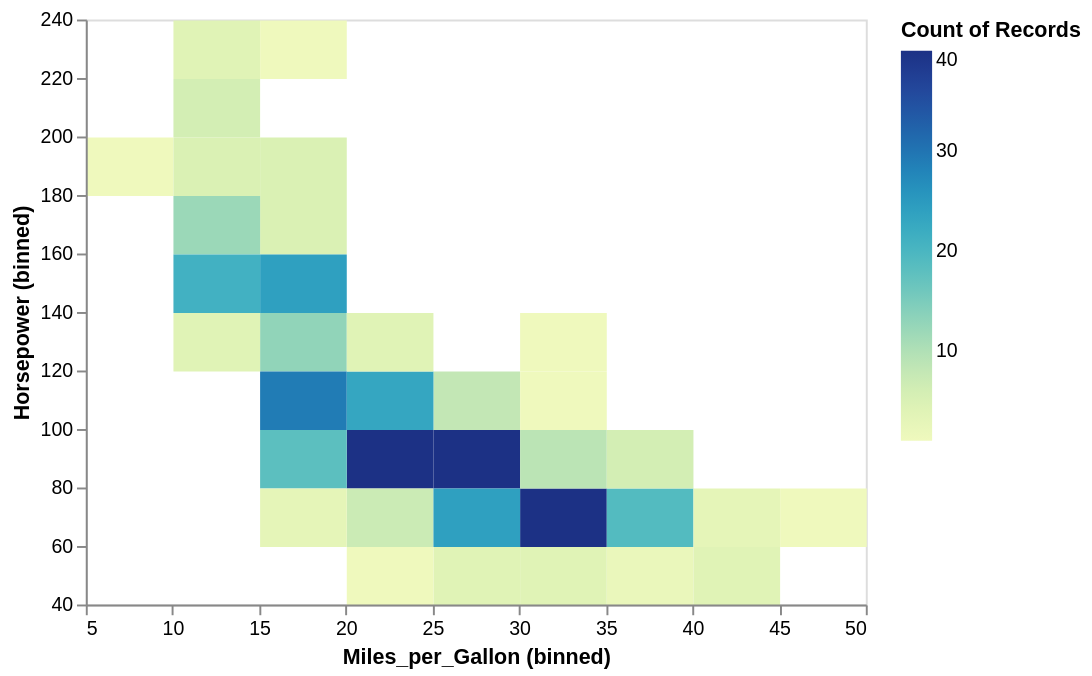

Source (notebook cell):
### Code cell
val heatmap = VegaPlot.fromResource("heatmap.vl.json")
heatmap.plot(
  _.data.values := data.asJson,
  _.encoding.x.field := "Miles_per_Gallon",
  _.encoding.y.field := "Horsepower"
)

### Figure 1 — Vega-Lite specification as saved in the notebook (floating-point values rounded to 4 significant figures; data arrays with more than 128 entries replaced by an {"elided": "..."} marker saying what was removed)
{"$schema": "https://vega.github.io/schema/vega-lite/v4.8.1.json", "config": {"view": {"continuousHeight": 300, "continuousWidth": 400}}, "data": {"values": {"elided": "406 records"}}, "encoding": {"color": {"aggregate": "count", "type": "quantitative"}, "x": {"bin": true, "field": "Miles_per_Gallon", "type": "quantitative"}, "y": {"bin": true, "field": "Horsepower", "type": "quantitative"}}, "mark": "rect"}
